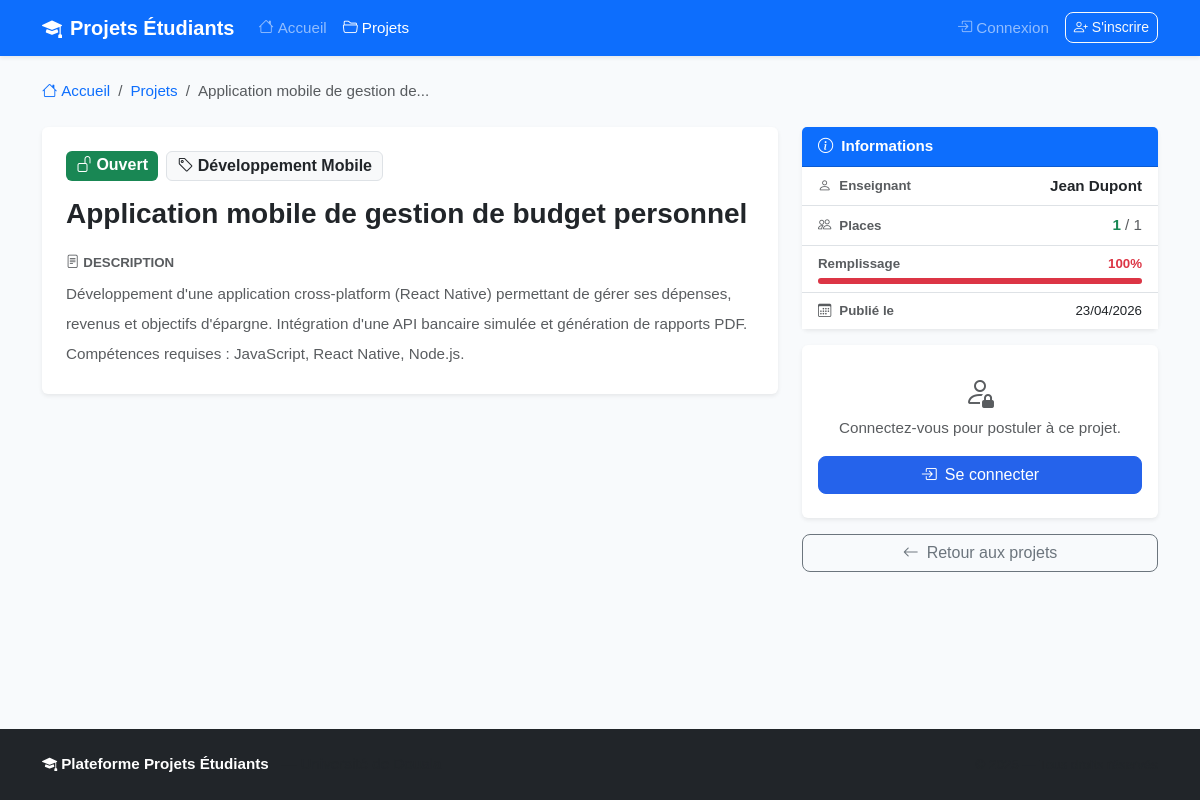
The app's page /projects/2 with its own data.
### app/models/project.py (models this page shows, shortened)
class Project(db.Model):
    __tablename__ = "projects"
    id = db.Column(db.Integer, primary_key=True)
    title = db.Column(db.String(200), nullable=False)
    description = db.Column(db.Text, nullable=False)
    domain = db.Column(db.String(100), nullable=False)
    max_students = db.Column(db.Integer, default=1, nullable=False)
    status = db.Column(db.String(20), default="open", nullable=False)
    teacher_id = db.Column(db.Integer, db.ForeignKey("users.id"), nullable=False)
    created_at = db.Column(db.DateTime, default=datetime.utcnow)
    updated_at = db.Column(db.DateTime, default=datetime.utcnow, onupdate=datetime.utcnow)
    applications = db.relationship(
        "Application",
        backref="project",
        lazy="dynamic",
        cascade="all, delete-orphan",
    )
    @property
    def applications_count(self) -> int:
        return self.applications.count()
    @property
    def accepted_count(self) -> int:
        return self.applications.filter_by(status="accepted").count()
    @property
    def is_full(self) -> bool:
        return self.accepted_count >= self.max_students

### app/models/user.py (models this page shows, shortened)
class User(UserMixin, db.Model):
    __tablename__ = "users"
    id = db.Column(db.Integer, primary_key=True)
    email = db.Column(db.String(120), unique=True, nullable=False, index=True)
    password_hash = db.Column(db.String(200), nullable=False)
    first_name = db.Column(db.String(50), nullable=False)
    last_name = db.Column(db.String(50), nullable=False)
    role = db.Column(db.String(20), nullable=False, default="student")
    is_active = db.Column(db.Boolean, default=True, nullable=False)
    created_at = db.Column(db.DateTime, default=datetime.utcnow)
    projects = db.relationship(
        "Project",
        backref="teacher",
        lazy="dynamic",
        foreign_keys="Project.teacher_id",
    )
    applications = db.relationship(
        "Application",
        backref="student",
        lazy="dynamic",
        foreign_keys="Application.student_id",
    )
    @property
    def full_name(self) -> str:
        return f"{self.first_name} {self.last_name}"

### app/routes/projects.py (the view)
@projects_bp.route("/<int:project_id>")
def detail(project_id):
    project = Project.query.get_or_404(project_id)
    user_application = None
    if current_user.is_authenticated and current_user.is_student:
        user_application = Application.query.filter_by(
            student_id=current_user.id,
            project_id=project_id,
        ).first()
    return render_template(
        "projects/detail.html",
        project=project,
        user_application=user_application,
        title=project.title,
    )

### app/templates/projects/detail.html (shortened to what this page needs)
{% extends "base.html" %}
{% block content %}
<nav aria-label="breadcrumb" class="mb-4">
    <ol class="breadcrumb">
        <li class="breadcrumb-item">
            <a href="{{ url_for('dashboard.index') }}" class="text-decoration-none">
                <i class="bi bi-house me-1"></i>Accueil
            </a>
        </li>
        <li class="breadcrumb-item">
            <a href="{{ url_for('projects.list') }}" class="text-decoration-none">Projets</a>
        </li>
        <li class="breadcrumb-item active" aria-current="page">{{ project.title | truncate(40) }}</li>
    </ol>
</nav>
<div class="row g-4">
    <div class="col-lg-8">
        <div class="card border-0 shadow-sm">
            <div class="card-body p-4">
                <div class="d-flex flex-wrap gap-2 mb-3">
                    <span class="badge fs-6
                        {% if project.status == 'open' %}bg-success
                        {% elif project.status == 'closed' %}bg-secondary
                        {% else %}bg-primary{% endif %}">
                        {% if project.status == 'open' %}
                            <i class="bi bi-unlock me-1"></i>Ouvert
                        {% elif project.status == 'closed' %}
                            <i class="bi bi-lock me-1"></i>Fermé
                        {% else %}
                            <i class="bi bi-check-circle me-1"></i>Terminé
                        {% endif %}
                    </span>
                    {% if project.domain %}
                    <span class="badge bg-light text-dark border fs-6">
                        <i class="bi bi-tag me-1"></i>{{ project.domain }}
                    </span>
                    {% endif %}
                </div>
                <h1 class="h3 fw-bold mb-3">{{ project.title }}</h1>
                <h6 class="fw-bold text-muted text-uppercase small mb-2 mt-4">
                    <i class="bi bi-file-text me-1"></i>Description
                </h6>
                <div class="text-muted lh-lg">
                    {{ project.description | nl2br }}
                </div>
            </div>
        </div>
    </div>
    <div class="col-lg-4">
        <div class="card border-0 shadow-sm mb-3">
            <div class="card-header bg-primary text-white fw-bold">
                <i class="bi bi-info-circle me-2"></i>Informations
            </div>
            <div class="card-body p-0">
                <ul class="list-group list-group-flush">
                    <li class="list-group-item d-flex justify-content-between align-items-center">
                        <span class="text-muted small fw-semibold">
                            <i class="bi bi-person me-2"></i>Enseignant
                        </span>
                        <span class="fw-semibold text-end">{{ project.teacher.full_name }}</span>
                    </li>
                    <li class="list-group-item d-flex justify-content-between align-items-center">
                        <span class="text-muted small fw-semibold">
                            <i class="bi bi-people me-2"></i>Places
                        </span>
                        <span>
                            <span class="fw-bold text-{{ 'danger' if project.is_full else 'success' }}">
                                {{ project.applications_count }}
                            </span>
                            <span class="text-muted">/ {{ project.max_students }}</span>
                        </span>
                    </li>
                    <li class="list-group-item">
                        <div class="d-flex justify-content-between align-items-center mb-1">
                            <span class="text-muted small fw-semibold">Remplissage</span>
                            {% set pct = [(project.applications_count / project.max_students * 100) if project.max_students > 0 else 0, 100] | min | int %}
                            <span class="small fw-bold text-{{ 'danger' if pct >= 100 else 'warning' if pct >= 60 else 'success' }}">
                                {{ pct }}%
                            </span>
                        </div>
                        <div class="progress" style="height: 6px;">
                            <div class="progress-bar bg-{{ 'danger' if pct >= 100 else 'warning' if pct >= 60 else 'success' }}"
                                 role="progressbar" style="width: {{ pct }}%;"></div>
                        </div>
                    </li>
                    <li class="list-group-item d-flex justify-content-between align-items-center">
                        <span class="text-muted small fw-semibold">
                            <i class="bi bi-calendar3 me-2"></i>Publié le
                        </span>
                        <span class="small">{{ project.created_at.strftime('%d/%m/%Y') }}</span>
                    </li>
                </ul>
            </div>
        </div>
        {% if current_user.is_authenticated and current_user.is_student %}
            {% if user_application %}
                <div class="card border-0 shadow-sm mb-3">
                    <div class="card-body text-center py-4">
                        <i class="bi bi-check-circle-fill text-success mb-2" style="font-size:2rem;"></i>
                        <p class="fw-bold mb-1">Candidature envoyée</p>
                        <p class="text-muted small mb-2">
                            Statut :
                            <span class="badge
                                {% if user_application.status == 'pending' %}bg-warning text-dark
                                {% elif user_application.status == 'accepted' %}bg-success
                                {% else %}bg-danger{% endif %}">
                                {% if user_application.status == 'pending' %}En attente
                                {% elif user_application.status == 'accepted' %}Acceptée
                                {% else %}Refusée{% endif %}
                            </span>
                        </p>
                        <small class="text-muted">
                            Postulé le {{ user_application.applied_at.strftime('%d/%m/%Y') }}
                        </small>
                    </div>
                </div>
            {% elif project.is_open and not project.is_full %}
                <div class="card border-0 shadow-sm mb-3">
                    <div class="card-body text-center py-4">
                        <i class="bi bi-send text-primary mb-2" style="font-size:2rem;"></i>
                        <p class="fw-bold mb-3">Ce projet vous intéresse ?</p>
                        <a href="{{ url_for('applications.apply', project_id=project.id) }}"
                           class="btn btn-primary w-100">
                            <i class="bi bi-send me-2"></i>Postuler maintenant
                        </a>
                    </div>
                </div>
            {% elif project.is_full %}
                <div class="alert alert-warning border-0 shadow-sm text-center">
                    <i class="bi bi-exclamation-triangle me-2"></i>
                    Ce projet est complet.
                </div>
            {% else %}
                <div class="alert alert-secondary border-0 shadow-sm text-center">
                    <i class="bi bi-lock me-2"></i>
                    Ce projet n'accepte plus de candidatures.
                </div>
            {% endif %}
        {% elif not current_user.is_authenticated %}
        <div class="card border-0 shadow-sm mb-3">
            <div class="card-body text-center py-4">
                <i class="bi bi-person-lock text-muted mb-2" style="font-size:2rem;"></i>
                <p class="text-muted mb-3">Connectez-vous pour postuler à ce projet.</p>
                <a href="{{ url_for('auth.login') }}" class="btn btn-primary w-100">
                    <i class="bi bi-box-arrow-in-right me-2"></i>Se connecter
                </a>
            </div>
        </div>
        {% endif %}
        <a href="{{ url_for('projects.list') }}" class="btn btn-outline-secondary w-100">
            <i class="bi bi-arrow-left me-2"></i>Retour aux projets
        </a>
    </div>
</div>
{% endblock %}

### app/static/css/main.css (style rules this page uses)
:root { --primary: #2563eb; --primary-dark: #1d4ed8; --primary-soft: #eff6ff; --success: #16a34a; --success-soft: #f0fdf4; --warning: #d97706; --warning-soft: #fffbeb; --danger: #dc2626; --danger-soft: #fef2f2; --info: #0891b2; --info-soft: #ecfeff; --bg: #f8fafc; --surface: #ffffff; --border: #e2e8f0; --text: #0f172a; --text-muted: #64748b; --radius: 0.75rem; --radius-sm: 0.5rem; --shadow: 0 1px 3px rgba(0,0,0,.08), 0 4px 16px rgba(0,0,0,.06); --shadow-lg: 0 4px 6px rgba(0,0,0,.07), 0 10px 40px rgba(0,0,0,.1); --font-main: 'Sora', sans-serif; --font-body: 'DM Sans', sans-serif; --navbar-height: 64px; }
*, *::before, *::after { box-sizing: border-box; }
html { scroll-behavior: smooth; }
body { font-family: var(--font-body); background-color: var(--bg); color: var(--text); min-height: 100vh; display: flex; flex-direction: column; font-size: 0.95rem; }
h1, h2, h3, h4, h5, h6 { font-family: var(--font-main); font-weight: 600; }
.btn { border-radius: var(--radius-sm); font-weight: 500; font-family: var(--font-body); transition: all .15s; }
.btn-primary { background: var(--primary); border-color: var(--primary); }

### records on screen
Project: title "Application mobile de gestion de...", domain "Développement Mobile", title "Application mobile de gestion de budget personnel", description "Développement d'une application cross-platform (React Native) permettant de gérer ses dépenses, revenus et objectifs d'épargne. Intégration d'une API bancaire simulée et génération de rapports PDF. Compétences requises : JavaScript, React Native, Node.js.", max_students "1", created_at "23/04/2026"
User: teacher.full_name "Jean Dupont"

### other values on screen
{{ project.applications_count }} "1"
{{ pct }} "100"
